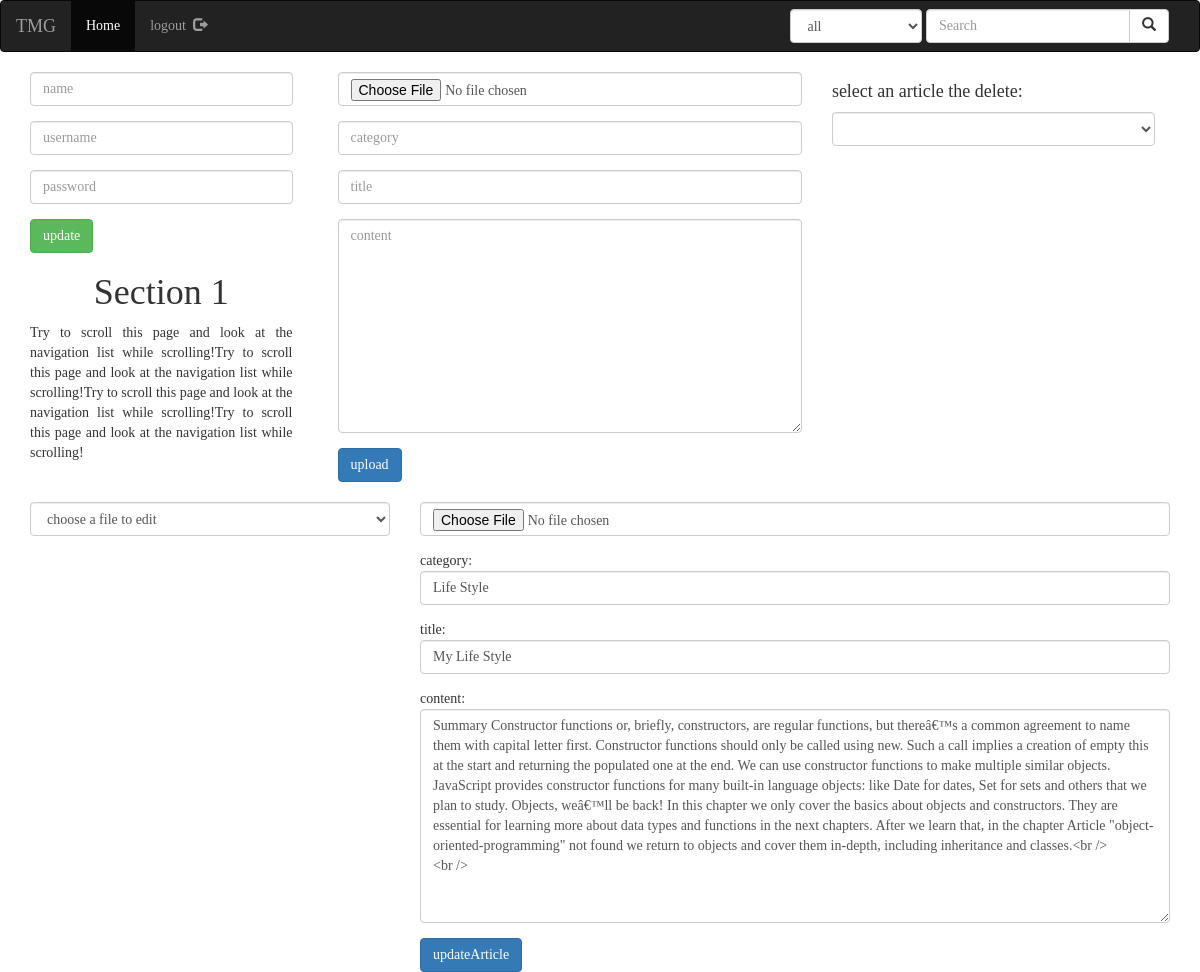
Screenshot of /profile_page.php?edit_post=5 (signed in) with the database file from the repository.
### tables this page shows
CREATE TABLE `articles` (
  `user_id` int(11) NOT NULL,
  `title` varchar(80) DEFAULT NULL,
  `content` text DEFAULT NULL,
  `pics` varchar(100) DEFAULT NULL,
  `categories` varchar(25) DEFAULT NULL,
  `date_posted` varchar(60) DEFAULT NULL,
  `id` int(11) NOT NULL
);

### includes/classes/edit.php (the view, shortened to what this page needs)
<?php
include "connection.php";
class edit{
    public function fectchListOfArticleToEdit(){
        $user_id = $_SESSION['id'];
        global $pdo;
        $query = $pdo->prepare("SELECT *  FROM articles WHERE user_id = $user_id");
        $query->execute();
    }
    public function fectchArticleToEdit($id, $articleId){
        $user_id = $id;
        $articleId = $articleId;
        global $pdo;
        $query = $pdo->prepare("SELECT *  FROM articles WHERE user_id = $user_id AND  id = $articleId");
        $query->execute();
        $rowAffected =$query->rowCount();
        if ($rowAffected > 0) {
            $query->setFetchMode(PDO::FETCH_OBJ);
            while ($row = $query->fetch()) {
                $article_id = $row->id;
                $title = $row->title;
                $category = $row->categories;
                $content = $row->content;
                echo " <form action=\"includes/classes/edit.php\" method=\"post\" enctype=\"multipart/form-data\">
                <div class=\"form-group\">
                    <input type=\"file\" name=\"image\" class=\"form-control\" required>
                </div>
                <div class=\"form-group\">
                    category: <input type=\"text\" name=\"categories\" value=\"$category\"  class=\"form-control\" required autocomplete=\"off\">
                </div>
                <div class=\"form-group\">
                    title: <input type=\"text\" name=\"title\"  value=\"$title\" class=\"form-control\" required autocomplete=\"off\">
                </div>
                <div class=\"form-group\">
                    content: <textarea type=\"text\" name=\"content\" rows=\"10\"   class=\"form-control\" required autocomplete=\"off\">$content</textarea>
                </div>
                <div class=\"form-group\">
                    <input type=\"hidden\" name=\"articleId\" value=\"$article_id\" class=\"form-control\">
                </div>
                <input type=\"submit\" value=\"updateArticle\" name=\"updateArticle\" class=\"btn btn-primary\">
            </form>";
            }
        }
    }
}
?>

### profile_page.php (shortened to what this page needs)
<?php
include "includes/classes/category_search.php";
include "includes/classes/edit.php";
$edit = new edit();
?>
<!DOCTYPE html>
<html lang="en">
<head>
    <link rel="stylesheet" href="bootstrap/css/bootstrap.css">
    <link href="bootstrap/assets/css/font-awesome.css" rel="stylesheet" />
    <link href="bootstrap/assets/js/morris/morris-0.4.3.min.css" rel="stylesheet" />
    <link rel="stylesheet" href="css/profile_page.css">
</head>
<body>
   <nav class="navbar navbar-inverse">
        <div class="container-fluid">
            <div class="navbar-header">
                <a class="navbar-brand" href="#">TMG</a>
            </div>
            <div class="collapse navbar-collapse" id="myNavbar">
                <ul class="nav navbar-nav">
                    <li class="active"><a href="home.php">Home</a></li>
                    <li class="dropdown"><a href="includes/classes/process_login.php?logout=logout">logout &nbsp;<span class="glyphicon glyphicon-log-out  "></span></a>
                </ul>
                <form class="navbar-form navbar-right" method="get" action="search.php">
                    <div class="form-group">
                        <select name="category" class="form-control">
                            <option value="all">all</option>
                        </select>
                    </div>
                    <div class="input-group">
                        <input type="text" class="form-control" name="title" placeholder="Search">
                        <div class="input-group-btn">
                        <button class="btn btn-default" type="submit">
                            <i class="glyphicon glyphicon-search"></i>
                        </button>
                        </div>
                    </div>
                </form>
            </div>
        </div>
    </nav>
    <div class="row">
        <div class="container-fluid">
            <nav class="col-sm-3">
                <form method="post" action="includes/classes/edit.php" class="nav nav-pills nav-stacked">
                    <div class="form-group">
                        <input type="text" name="name" placeholder="name" class="form-control" required>
                    </div>
                    <div class="form-group">
                        <input type="text" name="username" placeholder="username" class="form-control" required>
                    </div>
                    <div class="form-group">
                        <input type="password" name="passsword" placeholder="password" class="form-control" required>
                    </div>
                    <div class="form-button">
                        <input type="submit" name="update" class="btn btn-success"  value="update">
                    </div>
                </form>
                <div id="section1">
                    <h1 class="text-center">Section 1</h1>
                    <p>Try to scroll this page and look at the navigation list while scrolling!Try to scroll this page and look at the navigation list while scrolling!Try to scroll this page and look at the navigation list while scrolling!Try to scroll this page and look at the navigation list while scrolling!</p>
                </div>
            </nav>
            <div class="col-sm-9">
                <div class="col-sm-7">
                    <form action="includes/classes/article_upload.php" method="post" enctype="multipart/form-data">
                        <div class="form-group">
                            <input type="file" name="image" class="form-control" required>
                        </div>
                        <div class="form-group">
                            <input type="text" name="categories" placeholder="category" class="form-control" required autocomplete="off">
                        </div>
                        <div class="form-group">
                            <input type="text" name="title" placeholder="title" class="form-control" required autocomplete="off">
                        </div>
                        <div class="form-group">
                            <textarea type="text" name="content" rows="10" placeholder="content" class="form-control" required autocomplete="off"></textarea>
                        </div>
                        <input type="submit" value="upload" name="upload" class="btn btn-primary">
                    </form>
                </div>
                <div class="col-sm-5">
                    <h4>select an article the delete:</h4>
                    <form action="includes/classes/delete.php" method="get">
                        <div class="form-group">
                            <select name="delete_post" class="form-control" onchange="this.form.submit();" id="delete">
                            </select>
                        </div>
                    </form>
                </div>
            </div>
        </div>
    </div>
<br>
    <div class="row">
        <div class="container-fluid">
            <div class="col-sm-4">
                <form class="includes/classes/edit.php" method="get">
                    <select name="edit_post" class="form-control" onchange="this.form.submit();">
                        <option value="">choose a file to edit</option>
                        <?php
                            $edit->fectchListOfArticleToEdit();
                        ?>
                    </select>
                </form>
            </div>
            <div class="col-sm-8">
            <?php
              if (isset($_GET['edit_post'])) {
                  $edit->fectchArticleToEdit($_SESSION['id'],$_GET['edit_post']);
              }
            ?>
        </div>
    </div>

### css/profile_page.css (style rules this page uses)
body { font-family: times new roman; padding: 0px; margin: 0px; }
.row { margin-left: 0px; margin-right: 0px; }
#section1 { text-align: justify; }

### rows the page displays
articles: categories "Life Style", title "My Life Style", content "Summary Constructor functions or, briefly, constructors, are regular functions, but thereâ€™s a common agreement to name them with capital letter first. Constructor functions should only be called using new. Such a call implies a creation of empty this at the start and returning the populated one at the end. We can use constructor functions to make multiple similar objects. JavaScript provides constructor functions for many built-in language objects: like Date for dates, Set for sets and others that we plan to study. Objects, weâ€™ll be back! In this chapter we only cover the basics about objects and constructors. They are essential for learning more about data types and functions in the…"
